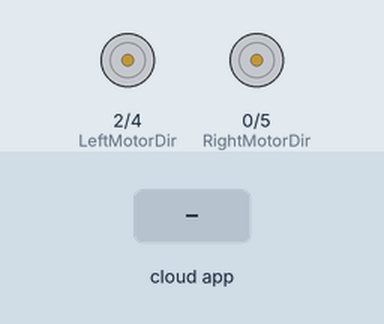
The sketch below on a simulated ESP8266 (NodeMCU). On the bench: direction and speed pins drawn as motors (green arrow = direction pin HIGH = forward, orange = LOW = backward, longer = more drive). Inputs (shaded band) come from the test bench. The RemoteXY app is connected.

Above: at 1.2 s.
1.3 s: the phone or cloud app sets btnOn to 1
At 1.8 s:
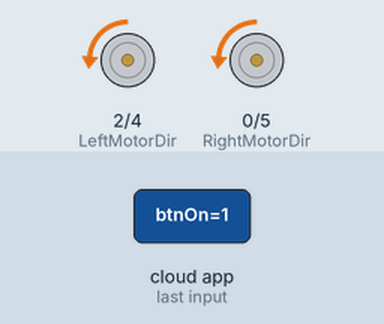
2.8 s: the phone or cloud app sets theJoystick_x to -100
At 4.0 s:
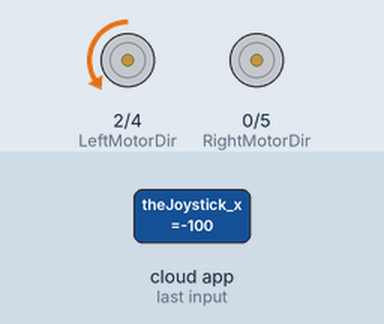
4.3 s: the phone or cloud app sets theJoystick_y to -100
At 5.3 s:
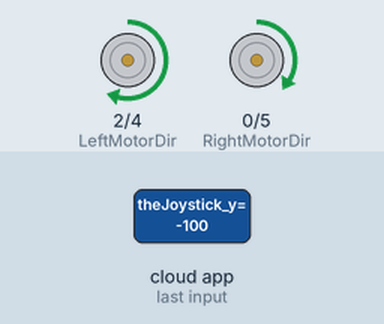
5.8 s: the phone or cloud app sets selectVelocity to 2
At 6.4 s:
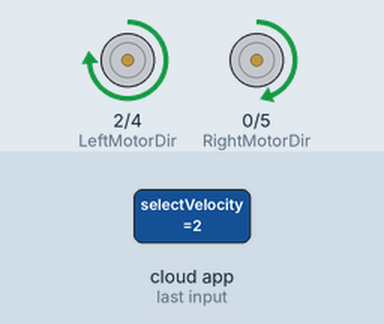
7.3 s: the phone or cloud app sets sliderBalance to -100
At 7.6 s:
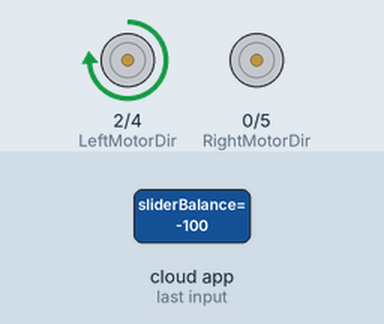
8.8 s: the phone or cloud app sets theJoystick_x to 0
At 9.9 s:
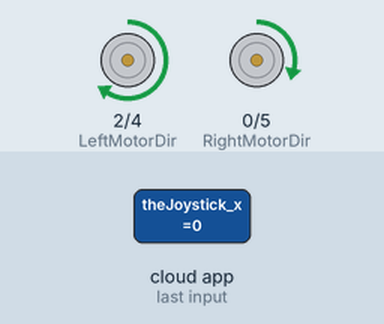
Timing chart, 0 to 11.3 s (numbered marks = the images above; inputs shaded):
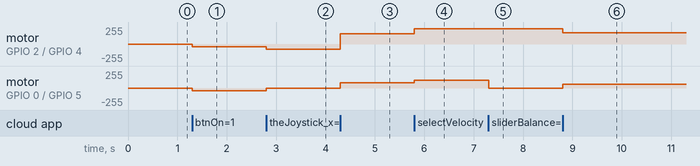

Measured:
- after the input at 1.3 s, motor on GPIO 2 (LeftMotorDir) / GPIO 4 (LeftMotorSpeed), motor on GPIO 0 (RightMotorDir) / GPIO 5 (RightMotorSpeed): stopped → backward 38/255 at once
- after the input at 2.8 s, motor on GPIO 2 (LeftMotorDir) / GPIO 4 (LeftMotorSpeed): backward 38/255 → backward 76/255 at once; motor on GPIO 0 (RightMotorDir) / GPIO 5 (RightMotorSpeed): backward 38/255 → stopped at once
- after the input at 4.3 s, motor on GPIO 2 (LeftMotorDir) / GPIO 4 (LeftMotorSpeed): backward 76/255 → forward 153/255 at once; motor on GPIO 0 (RightMotorDir) / GPIO 5 (RightMotorSpeed): stopped → forward 76/255 at once
- after the input at 5.8 s, motor on GPIO 2 (LeftMotorDir) / GPIO 4 (LeftMotorSpeed): forward 153/255 → forward 229/255 at once; motor on GPIO 0 (RightMotorDir) / GPIO 5 (RightMotorSpeed): forward 76/255 → forward 114/255 at once
- after the input at 7.3 s, motor on GPIO 0 (RightMotorDir) / GPIO 5 (RightMotorSpeed): forward 114/255 → stopped at once
- after the input at 8.8 s, motor on GPIO 2 (LeftMotorDir) / GPIO 4 (LeftMotorSpeed): forward 229/255 → forward 172/255 at once; motor on GPIO 0 (RightMotorDir) / GPIO 5 (RightMotorSpeed): stopped → forward 57/255 at once

The sketch:

RemoteXYRobot.ino
```cpp
// (licence header left out)
//////////////////////////////////////////////
//        RemoteXY include library          //
//////////////////////////////////////////////

// RemoteXY select connection mode and include library
#define REMOTEXY_MODE__ESP8266WIFI_LIB_POINT
#include <ESP8266WiFi.h>
#include <RemoteXY.h>

// RemoteXY connection settings
#define REMOTEXY_WIFI_SSID "MyRobot"
#define REMOTEXY_WIFI_PASSWORD "12345678"
#define REMOTEXY_SERVER_PORT 6377


// RemoteXY configurate
#pragma pack(push, 1)
uint8_t RemoteXY_CONF[] =
  { 255,5,0,0,0,58,0,10,13,1,
  5,47,9,36,49,49,2,26,31,3,
  132,16,5,33,9,2,26,2,1,41,
  91,20,10,4,26,31,31,79,78,0,
  79,70,70,0,4,160,6,22,54,6,
  37,26,129,0,24,-1,18,6,17,80,
  111,119,101,114,0 };

// this structure defines all the variables and events of your control interface
struct {

    // input variables
  int8_t theJoystick_x; // =-100..100 x-coordinate joystick position
  int8_t theJoystick_y; // =-100..100 y-coordinate joystick position
  uint8_t selectVelocity; // =0 if select position A, =1 if position B, =2 if position C, ...
  uint8_t btnOn; // =1 if switch ON and =0 if OFF
  int8_t sliderBalance; // =-100..100 slider position

    // other variable
  uint8_t connect_flag;  // =1 if wire connected, else =0

} RemoteXY;
#pragma pack(pop)

/////////////////////////////////////////////
//           END RemoteXY include          //
/////////////////////////////////////////////


#define RightMotorSpeed 5
#define RightMotorDir 0

#define LeftMotorSpeed 4
#define LeftMotorDir 2


double multiplier = 0.60;

void setup()
{
  RemoteXY_Init ();

  // TODO you setup code
  pinMode(RightMotorSpeed, OUTPUT);
  pinMode(RightMotorDir, OUTPUT);

  pinMode(LeftMotorSpeed, OUTPUT);
  pinMode(LeftMotorDir, OUTPUT);
}

void loop()
{
  RemoteXY_Handler ();

  // TODO you loop code
  // use the RemoteXY structure for data transfer

  switch (RemoteXY.selectVelocity)
  {
    default:
    case 0:
    {
      multiplier = 0.60;
      break;
    }
    case 1:
    {
      multiplier = 0.75;
      break;
    }
    case 2:
    {
      multiplier = 0.90;
      break;
    }
    case 3:
    {
      multiplier = 1;
      break;
    }
  }

  if (RemoteXY.btnOn == 0 || RemoteXY.connect_flag == 0)
  {
    Halt();
  }
  else
  {
    if (RemoteXY.theJoystick_y >= 0)
      Forward(RemoteXY.theJoystick_x, RemoteXY.theJoystick_y, multiplier);
    else
      Reverse(RemoteXY.theJoystick_x, RemoteXY.theJoystick_y, multiplier);
  }
}

void Halt()
{
 digitalWrite(RightMotorSpeed, LOW);
 digitalWrite(LeftMotorSpeed, LOW);
}

void Forward(int x, int y, double speedFactor)
{
 digitalWrite(RightMotorDir, LOW);
 digitalWrite(LeftMotorDir, LOW);

 MoveWheels(x, y, speedFactor);
}

void Reverse(int x, int y, double speedFactor)
{
 digitalWrite(RightMotorDir, HIGH);
 digitalWrite(LeftMotorDir, HIGH);

 MoveWheels(x, y, speedFactor);
}

void MoveWheels(int x, int y, double speedFactor)
{
  int rightBalance = 0;
  int leftBalance = 0;

  if (RemoteXY.sliderBalance >= 0)
    leftBalance = RemoteXY.sliderBalance;
  else
    rightBalance = abs(RemoteXY.sliderBalance);

  int RightSpeed = map((abs(y) + (x * 0.5) - rightBalance), -50, 150, 0, 1024);
  int LeftSpeed = map((abs(y) - (x * 0.5) - leftBalance), -50, 150, 0, 1024);

  analogWrite(RightMotorSpeed, RightSpeed * speedFactor);
  analogWrite(LeftMotorSpeed, LeftSpeed * speedFactor);
}
```
